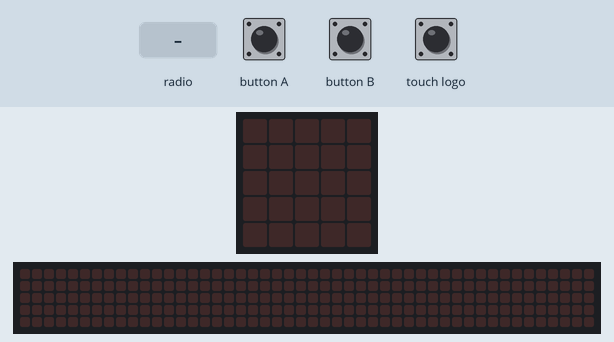
Recording of a program running on a simulated BBC micro:bit (MakeCode). Parts: the board's 5×5 LED display, a strip that is not on the board, showing the scrolling text unrolled. Inputs (shaded band) come from the test bench. No radio messages arrive unless stated (any console line starting 'radio sent:' is added by the test bench); the 48×5 strip is a reading aid, not a part: it shows the text the display is scrolling, unrolled, one strip-width of it at a time; what the program prints to the serial console is not drawn.

Above: at 1.2 s.
1.3 s: radio message "Coucou" arrives
At 1.37 s:
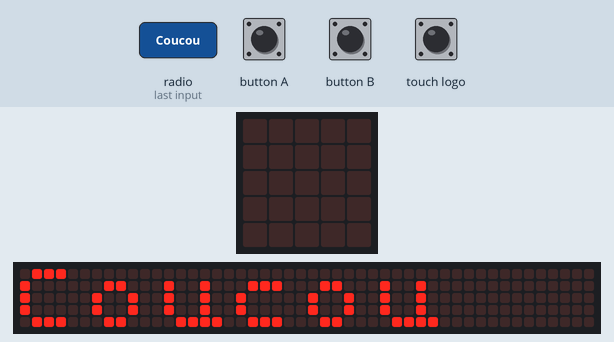
At 1.82 s:
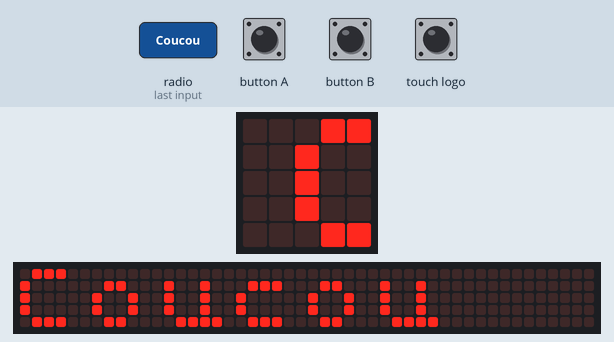
4.3 s: radio message "heureux" arrives
7.3 s: radio message "triste" arrives
At 9.8 s:
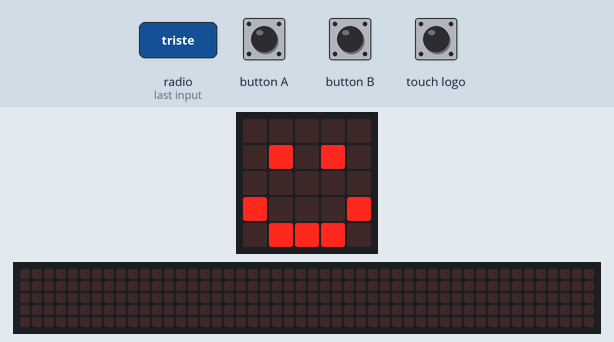
10.3 s: button A pressed for 0.15 s
At 10.3 s:
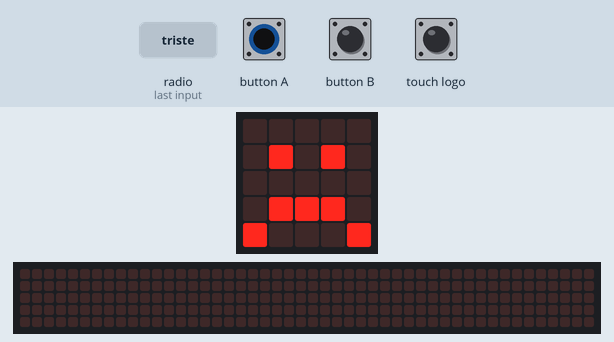
13.3 s: button B pressed for 0.15 s
14.9 s: touch logo pressed for 0.15 s
Timing chart, 0 to 17.5 s (numbered marks = the images above; inputs shaded):
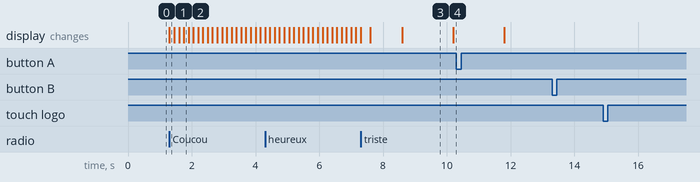

Measured:
- after the input at 1.3 s, the display: changes at once (image 1)
- after the input at 13.3 s, every drawn part: stays the same
- after the input at 14.9 s, every drawn part: stays the same
- what the display in image 3 shows lasts 1.6 s, from 8.6 s to 10.2 s

The program:

main.ts
```typescript
input.onButtonPressed(Button.A, function () {
    radio.sendString("heureux")
})
radio.onReceivedString(function (receivedString) {
    basic.clearScreen()
    if (receivedString == "heureux") {
        basic.showIcon(IconNames.Happy)
    } else if (receivedString == "triste") {
        basic.showIcon(IconNames.Sad)
    } else {
        basic.showString(receivedString)
    }
    basic.pause(1000)
    basic.clearScreen()
})
input.onButtonPressed(Button.B, function () {
    radio.sendString("triste")
})
input.onLogoEvent(TouchButtonEvent.Pressed, function () {
    radio.sendString("Coucou")
})
radio.setGroup(1)
```

test.ts
```typescript
// les tests vont ici ; cela ne sera pas compilé si ce paquet est utilisé en tant qu'extension.
```
